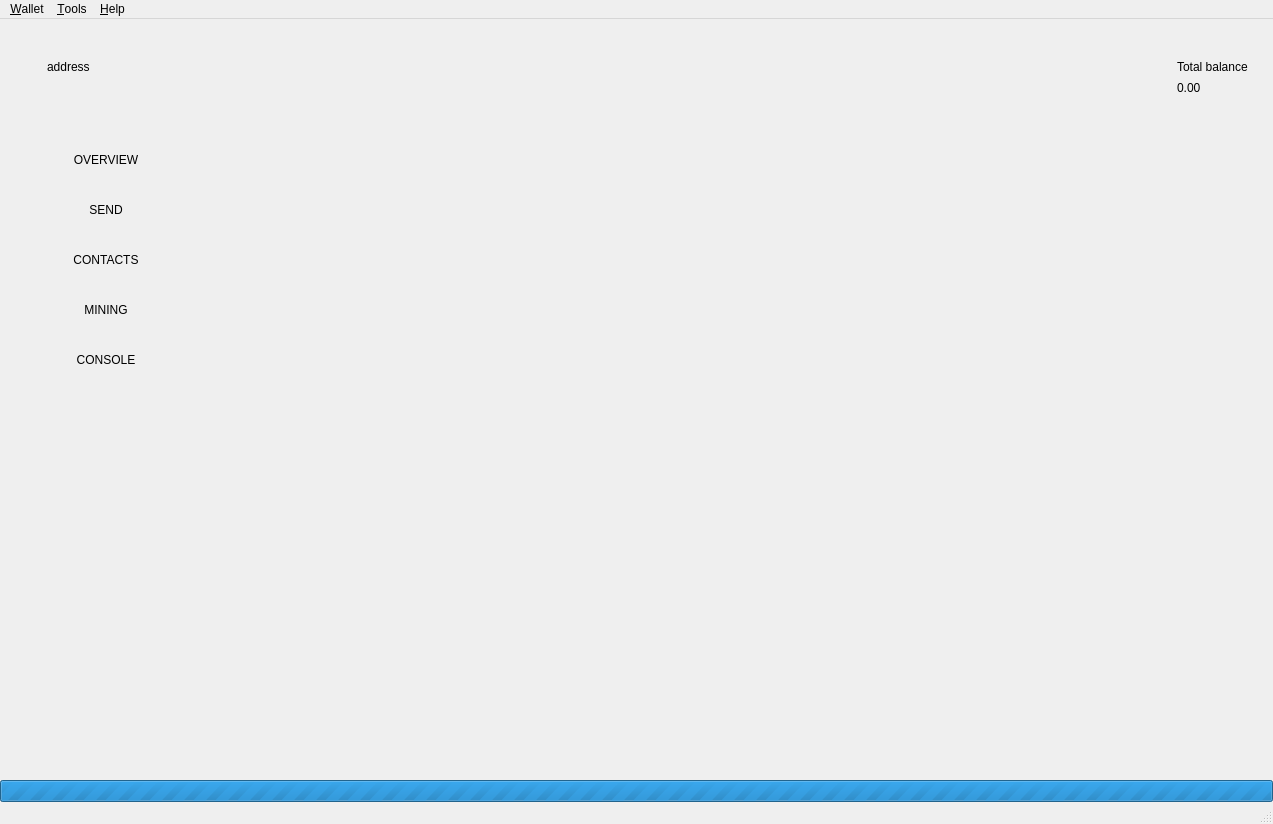
<?xml version="1.0" encoding="UTF-8"?>
<ui version="4.0">
 <class>MainWindow</class>
 <widget class="QMainWindow" name="MainWindow">
  <property name="geometry">
   <rect>
    <x>0</x>
    <y>0</y>
    <width>1273</width>
    <height>824</height>
   </rect>
  </property>
  <property name="sizePolicy">
   <sizepolicy hsizetype="Preferred" vsizetype="Preferred">
    <horstretch>0</horstretch>
    <verstretch>0</verstretch>
   </sizepolicy>
  </property>
  <property name="minimumSize">
   <size>
    <width>800</width>
    <height>540</height>
   </size>
  </property>
  <property name="maximumSize">
   <size>
    <width>16777215</width>
    <height>16777215</height>
   </size>
  </property>
  <property name="windowIcon">
   <iconset>
    <normaloff>:/images/cryptonote</normaloff>:/images/cryptonote</iconset>
  </property>
  <widget class="QWidget" name="centralwidget">
   <layout class="QVBoxLayout" name="verticalLayout_2">
    <property name="spacing">
     <number>0</number>
    </property>
    <property name="leftMargin">
     <number>0</number>
    </property>
    <property name="topMargin">
     <number>0</number>
    </property>
    <property name="rightMargin">
     <number>0</number>
    </property>
    <property name="bottomMargin">
     <number>0</number>
    </property>
    <item>
     <widget class="QFrame" name="m_headerFrame">
      <property name="minimumSize">
       <size>
        <width>0</width>
        <height>116</height>
       </size>
      </property>
      <property name="maximumSize">
       <size>
        <width>16777215</width>
        <height>116</height>
       </size>
      </property>
      <property name="frameShape">
       <enum>QFrame::NoFrame</enum>
      </property>
      <property name="frameShadow">
       <enum>QFrame::Raised</enum>
      </property>
      <layout class="QHBoxLayout" name="horizontalLayout_3">
       <property name="spacing">
        <number>0</number>
       </property>
       <property name="leftMargin">
        <number>0</number>
       </property>
       <property name="topMargin">
        <number>0</number>
       </property>
       <property name="rightMargin">
        <number>25</number>
       </property>
       <property name="bottomMargin">
        <number>0</number>
       </property>
       <item>
        <spacer name="horizontalSpacer_2">
         <property name="orientation">
          <enum>Qt::Horizontal</enum>
         </property>
         <property name="sizeType">
          <enum>QSizePolicy::Fixed</enum>
         </property>
         <property name="sizeHint" stdset="0">
          <size>
           <width>20</width>
           <height>20</height>
          </size>
         </property>
        </spacer>
       </item>
       <item>
        <widget class="QLabel" name="m_logoLabel">
         <property name="text">
          <string/>
         </property>
         <property name="pixmap">
          <pixmap resource="resources.qrc">:/icons/light/logo</pixmap>
         </property>
        </widget>
       </item>
       <item>
        <spacer name="horizontalSpacer_5">
         <property name="orientation">
          <enum>Qt::Horizontal</enum>
         </property>
         <property name="sizeType">
          <enum>QSizePolicy::Fixed</enum>
         </property>
         <property name="sizeHint" stdset="0">
          <size>
           <width>20</width>
           <height>20</height>
          </size>
         </property>
        </spacer>
       </item>
       <item>
        <widget class="QFrame" name="m_walletFrame">
         <property name="frameShape">
          <enum>QFrame::NoFrame</enum>
         </property>
         <property name="frameShadow">
          <enum>QFrame::Raised</enum>
         </property>
         <layout class="QVBoxLayout" name="verticalLayout_3">
          <property name="spacing">
           <number>5</number>
          </property>
          <property name="leftMargin">
           <number>0</number>
          </property>
          <property name="topMargin">
           <number>0</number>
          </property>
          <property name="rightMargin">
           <number>0</number>
          </property>
          <property name="bottomMargin">
           <number>0</number>
          </property>
          <item>
           <spacer name="verticalSpacer_3">
            <property name="orientation">
             <enum>Qt::Vertical</enum>
            </property>
            <property name="sizeType">
             <enum>QSizePolicy::Maximum</enum>
            </property>
            <property name="sizeHint" stdset="0">
             <size>
              <width>20</width>
              <height>40</height>
             </size>
            </property>
           </spacer>
          </item>
          <item>
           <layout class="QVBoxLayout" name="verticalLayout_5">
            <item>
             <widget class="QLabel" name="m_addressLabel">
              <property name="sizePolicy">
               <sizepolicy hsizetype="Preferred" vsizetype="Preferred">
                <horstretch>0</horstretch>
                <verstretch>0</verstretch>
               </sizepolicy>
              </property>
              <property name="cursor">
               <cursorShape>PointingHandCursor</cursorShape>
              </property>
              <property name="text">
               <string>address</string>
              </property>
              <property name="indent">
               <number>0</number>
              </property>
             </widget>
            </item>
            <item>
             <widget class="QLabel" name="m_viewOnlyLabel">
              <property name="text">
               <string/>
              </property>
             </widget>
            </item>
           </layout>
          </item>
          <item>
           <spacer name="verticalSpacer_2">
            <property name="orientation">
             <enum>Qt::Vertical</enum>
            </property>
            <property name="sizeType">
             <enum>QSizePolicy::Maximum</enum>
            </property>
            <property name="sizeHint" stdset="0">
             <size>
              <width>20</width>
              <height>40</height>
             </size>
            </property>
           </spacer>
          </item>
         </layout>
        </widget>
       </item>
       <item>
        <spacer name="horizontalSpacer_3">
         <property name="orientation">
          <enum>Qt::Horizontal</enum>
         </property>
         <property name="sizeType">
          <enum>QSizePolicy::Expanding</enum>
         </property>
         <property name="sizeHint" stdset="0">
          <size>
           <width>34</width>
           <height>20</height>
          </size>
         </property>
        </spacer>
       </item>
       <item>
        <spacer name="horizontalSpacer_8">
         <property name="orientation">
          <enum>Qt::Horizontal</enum>
         </property>
         <property name="sizeType">
          <enum>QSizePolicy::Fixed</enum>
         </property>
         <property name="sizeHint" stdset="0">
          <size>
           <width>34</width>
           <height>20</height>
          </size>
         </property>
        </spacer>
       </item>
       <item>
        <widget class="QLabel" name="m_balanceIconLabel">
         <property name="text">
          <string/>
         </property>
         <property name="pixmap">
          <pixmap resource="resources.qrc">:/icons/total_balance</pixmap>
         </property>
        </widget>
       </item>
       <item>
        <spacer name="horizontalSpacer">
         <property name="orientation">
          <enum>Qt::Horizontal</enum>
         </property>
         <property name="sizeType">
          <enum>QSizePolicy::Fixed</enum>
         </property>
         <property name="sizeHint" stdset="0">
          <size>
           <width>5</width>
           <height>20</height>
          </size>
         </property>
        </spacer>
       </item>
       <item>
        <layout class="QVBoxLayout" name="verticalLayout_6">
         <property name="spacing">
          <number>5</number>
         </property>
         <item>
          <spacer name="verticalSpacer_4">
           <property name="orientation">
            <enum>Qt::Vertical</enum>
           </property>
           <property name="sizeType">
            <enum>QSizePolicy::Maximum</enum>
           </property>
           <property name="sizeHint" stdset="0">
            <size>
             <width>20</width>
             <height>40</height>
            </size>
           </property>
          </spacer>
         </item>
         <item>
          <layout class="QVBoxLayout" name="verticalLayout_4">
           <item>
            <widget class="QLabel" name="m_balanceTextLabel">
             <property name="text">
              <string>Total balance</string>
             </property>
            </widget>
           </item>
           <item>
            <widget class="QLabel" name="m_balanceLabel">
             <property name="cursor">
              <cursorShape>PointingHandCursor</cursorShape>
             </property>
             <property name="toolTip">
              <string>Click to copy</string>
             </property>
             <property name="text">
              <string>0.00</string>
             </property>
            </widget>
           </item>
          </layout>
         </item>
         <item>
          <spacer name="verticalSpacer_5">
           <property name="orientation">
            <enum>Qt::Vertical</enum>
           </property>
           <property name="sizeType">
            <enum>QSizePolicy::Maximum</enum>
           </property>
           <property name="sizeHint" stdset="0">
            <size>
             <width>20</width>
             <height>40</height>
            </size>
           </property>
          </spacer>
         </item>
        </layout>
       </item>
       <item>
        <layout class="QVBoxLayout" name="verticalLayout_7"/>
       </item>
      </layout>
     </widget>
    </item>
    <item>
     <layout class="QHBoxLayout" name="horizontalLayout" stretch="0,0,0,0,0,0">
      <property name="spacing">
       <number>0</number>
      </property>
      <item>
       <widget class="QFrame" name="m_toolFrame">
        <property name="frameShape">
         <enum>QFrame::NoFrame</enum>
        </property>
        <property name="frameShadow">
         <enum>QFrame::Plain</enum>
        </property>
        <property name="lineWidth">
         <number>0</number>
        </property>
        <layout class="QVBoxLayout" name="verticalLayout">
         <property name="spacing">
          <number>0</number>
         </property>
         <property name="leftMargin">
          <number>0</number>
         </property>
         <property name="topMargin">
          <number>0</number>
         </property>
         <property name="rightMargin">
          <number>0</number>
         </property>
         <property name="bottomMargin">
          <number>0</number>
         </property>
         <item>
          <widget class="QPushButton" name="m_overviewButton">
           <property name="sizePolicy">
            <sizepolicy hsizetype="Minimum" vsizetype="Fixed">
             <horstretch>0</horstretch>
             <verstretch>0</verstretch>
            </sizepolicy>
           </property>
           <property name="minimumSize">
            <size>
             <width>90</width>
             <height>50</height>
            </size>
           </property>
           <property name="maximumSize">
            <size>
             <width>16777215</width>
             <height>50</height>
            </size>
           </property>
           <property name="focusPolicy">
            <enum>Qt::NoFocus</enum>
           </property>
           <property name="text">
            <string>OVERVIEW</string>
           </property>
           <property name="checkable">
            <bool>true</bool>
           </property>
           <property name="flat">
            <bool>true</bool>
           </property>
           <attribute name="buttonGroup">
            <string notr="true">m_toolButtonGroup</string>
           </attribute>
          </widget>
         </item>
         <item>
          <widget class="QPushButton" name="m_sendButton">
           <property name="sizePolicy">
            <sizepolicy hsizetype="Minimum" vsizetype="Fixed">
             <horstretch>0</horstretch>
             <verstretch>0</verstretch>
            </sizepolicy>
           </property>
           <property name="minimumSize">
            <size>
             <width>90</width>
             <height>50</height>
            </size>
           </property>
           <property name="maximumSize">
            <size>
             <width>16777215</width>
             <height>50</height>
            </size>
           </property>
           <property name="focusPolicy">
            <enum>Qt::NoFocus</enum>
           </property>
           <property name="text">
            <string>SEND</string>
           </property>
           <property name="checkable">
            <bool>true</bool>
           </property>
           <property name="flat">
            <bool>true</bool>
           </property>
           <attribute name="buttonGroup">
            <string notr="true">m_toolButtonGroup</string>
           </attribute>
          </widget>
         </item>
         <item>
          <widget class="QPushButton" name="m_addressBookButton">
           <property name="enabled">
            <bool>true</bool>
           </property>
           <property name="sizePolicy">
            <sizepolicy hsizetype="Minimum" vsizetype="Fixed">
             <horstretch>0</horstretch>
             <verstretch>0</verstretch>
            </sizepolicy>
           </property>
           <property name="minimumSize">
            <size>
             <width>90</width>
             <height>50</height>
            </size>
           </property>
           <property name="maximumSize">
            <size>
             <width>16777215</width>
             <height>50</height>
            </size>
           </property>
           <property name="focusPolicy">
            <enum>Qt::NoFocus</enum>
           </property>
           <property name="text">
            <string>CONTACTS</string>
           </property>
           <property name="checkable">
            <bool>true</bool>
           </property>
           <property name="flat">
            <bool>true</bool>
           </property>
           <attribute name="buttonGroup">
            <string notr="true">m_toolButtonGroup</string>
           </attribute>
          </widget>
         </item>
         <item>
          <widget class="QPushButton" name="m_miningButton">
           <property name="enabled">
            <bool>true</bool>
           </property>
           <property name="sizePolicy">
            <sizepolicy hsizetype="Minimum" vsizetype="Fixed">
             <horstretch>0</horstretch>
             <verstretch>0</verstretch>
            </sizepolicy>
           </property>
           <property name="minimumSize">
            <size>
             <width>90</width>
             <height>50</height>
            </size>
           </property>
           <property name="maximumSize">
            <size>
             <width>16777215</width>
             <height>50</height>
            </size>
           </property>
           <property name="focusPolicy">
            <enum>Qt::NoFocus</enum>
           </property>
           <property name="text">
            <string>MINING</string>
           </property>
           <property name="checkable">
            <bool>true</bool>
           </property>
           <property name="flat">
            <bool>true</bool>
           </property>
           <attribute name="buttonGroup">
            <string notr="true">m_toolButtonGroup</string>
           </attribute>
          </widget>
         </item>
         <item>
          <widget class="QPushButton" name="m_logButton">
           <property name="enabled">
            <bool>true</bool>
           </property>
           <property name="sizePolicy">
            <sizepolicy hsizetype="Minimum" vsizetype="Fixed">
             <horstretch>0</horstretch>
             <verstretch>0</verstretch>
            </sizepolicy>
           </property>
           <property name="minimumSize">
            <size>
             <width>90</width>
             <height>50</height>
            </size>
           </property>
           <property name="maximumSize">
            <size>
             <width>16777215</width>
             <height>50</height>
            </size>
           </property>
           <property name="focusPolicy">
            <enum>Qt::NoFocus</enum>
           </property>
           <property name="text">
            <string>CONSOLE</string>
           </property>
           <property name="checkable">
            <bool>true</bool>
           </property>
           <property name="flat">
            <bool>true</bool>
           </property>
           <attribute name="buttonGroup">
            <string notr="true">m_toolButtonGroup</string>
           </attribute>
          </widget>
         </item>
         <item>
          <spacer name="verticalSpacer">
           <property name="orientation">
            <enum>Qt::Vertical</enum>
           </property>
           <property name="sizeType">
            <enum>QSizePolicy::Expanding</enum>
           </property>
           <property name="sizeHint" stdset="0">
            <size>
             <width>20</width>
             <height>225</height>
            </size>
           </property>
          </spacer>
         </item>
        </layout>
       </widget>
      </item>
      <item>
       <widget class="WalletGUI::OverviewFrame" name="m_overviewFrame">
        <property name="frameShape">
         <enum>QFrame::NoFrame</enum>
        </property>
        <property name="frameShadow">
         <enum>QFrame::Raised</enum>
        </property>
       </widget>
      </item>
      <item>
       <widget class="WalletGUI::SendFrame" name="m_sendFrame">
        <property name="frameShape">
         <enum>QFrame::NoFrame</enum>
        </property>
        <property name="frameShadow">
         <enum>QFrame::Raised</enum>
        </property>
       </widget>
      </item>
      <item>
       <widget class="WalletGUI::MiningFrame" name="m_miningFrame">
        <property name="frameShape">
         <enum>QFrame::NoFrame</enum>
        </property>
        <property name="frameShadow">
         <enum>QFrame::Raised</enum>
        </property>
       </widget>
      </item>
      <item>
       <widget class="WalletGUI::AddressBookFrame" name="m_addressBookFrame">
        <property name="frameShape">
         <enum>QFrame::NoFrame</enum>
        </property>
        <property name="frameShadow">
         <enum>QFrame::Raised</enum>
        </property>
       </widget>
      </item>
      <item>
       <widget class="WalletGUI::LogFrame" name="m_logFrame">
        <property name="frameShape">
         <enum>QFrame::NoFrame</enum>
        </property>
        <property name="frameShadow">
         <enum>QFrame::Raised</enum>
        </property>
       </widget>
      </item>
     </layout>
    </item>
    <item>
     <widget class="WalletGUI::WalletProgressBar" name="m_syncProgress">
      <property name="maximum">
       <number>0</number>
      </property>
      <property name="value">
       <number>0</number>
      </property>
      <property name="textVisible">
       <bool>false</bool>
      </property>
     </widget>
    </item>
   </layout>
  </widget>
  <widget class="QMenuBar" name="menubar">
   <property name="geometry">
    <rect>
     <x>0</x>
     <y>0</y>
     <width>1273</width>
     <height>19</height>
    </rect>
   </property>
   <widget class="QMenu" name="menuFile">
    <property name="title">
     <string>&amp;Wallet</string>
    </property>
    <addaction name="m_createWalletAction"/>
    <addaction name="m_importKeysAction"/>
    <addaction name="m_openWalletAction"/>
    <addaction name="m_remoteWalletAction"/>
    <addaction name="m_changePasswordAction"/>
    <addaction name="separator"/>
    <addaction name="m_exitAction"/>
   </widget>
   <widget class="QMenu" name="menuHelp">
    <property name="title">
     <string>&amp;Help</string>
    </property>
    <addaction name="m_communityForumAction"/>
    <addaction name="m_aboutCryptonoteAction"/>
    <addaction name="m_aboutQtAction"/>
   </widget>
   <widget class="QMenu" name="menuTools">
    <property name="title">
     <string>&amp;Tools</string>
    </property>
    <addaction name="m_checkProofAction"/>
    <addaction name="m_openDataFolderAction"/>
    <addaction name="m_paramsAction"/>
   </widget>
   <addaction name="menuFile"/>
   <addaction name="menuTools"/>
   <addaction name="menuHelp"/>
  </widget>
  <widget class="WalletGUI::WalletStatusBar" name="statusBar"/>
  <action name="m_exitAction">
   <property name="checkable">
    <bool>false</bool>
   </property>
   <property name="enabled">
    <bool>true</bool>
   </property>
   <property name="text">
    <string>E&amp;xit</string>
   </property>
   <property name="shortcut">
    <string>Ctrl+Q</string>
   </property>
  </action>
  <action name="m_createWalletAction">
   <property name="enabled">
    <bool>true</bool>
   </property>
   <property name="text">
    <string>&amp;Create new wallet</string>
   </property>
  </action>
  <action name="m_openWalletAction">
   <property name="enabled">
    <bool>true</bool>
   </property>
   <property name="text">
    <string>&amp;Open wallet</string>
   </property>
  </action>
  <action name="m_aboutCryptonoteAction">
   <property name="enabled">
    <bool>true</bool>
   </property>
   <property name="text">
    <string>&amp;About Cryptonote</string>
   </property>
  </action>
  <action name="m_aboutQtAction">
   <property name="enabled">
    <bool>true</bool>
   </property>
   <property name="text">
    <string>About &amp;Qt</string>
   </property>
  </action>
  <action name="m_remoteWalletAction">
   <property name="enabled">
    <bool>true</bool>
   </property>
   <property name="text">
    <string>Connect to &amp;remote wallet daemon</string>
   </property>
  </action>
  <action name="m_communityForumAction">
   <property name="text">
    <string>&amp;Official site</string>
   </property>
  </action>
  <action name="m_encryptWalletAction">
   <property name="text">
    <string>&amp;Encrypt wallet</string>
   </property>
  </action>
  <action name="m_changePasswordAction">
   <property name="text">
    <string>C&amp;hange password</string>
   </property>
  </action>
  <action name="m_openDataFolderAction">
   <property name="text">
    <string>Open default data &amp;folder</string>
   </property>
  </action>
  <action name="m_importKeysAction">
   <property name="text">
    <string>Create wallet from &amp;keys</string>
   </property>
  </action>
  <action name="m_checkProofAction">
   <property name="text">
    <string>&amp;Check send proof</string>
   </property>
  </action>
  <action name="m_paramsAction">
   <property name="text">
    <string>Wallet daemon &amp;parameters</string>
   </property>
  </action>
 </widget>
 <customwidgets>
  <customwidget>
   <class>WalletGUI::OverviewFrame</class>
   <extends>QFrame</extends>
   <header>base/overviewframe.h</header>
   <container>1</container>
   <slots>
    <signal>copiedToClipboardSignal()</signal>
    <signal>createProofSignal(QString)</signal>
   </slots>
  </customwidget>
  <customwidget>
   <class>WalletGUI::WalletStatusBar</class>
   <extends>QStatusBar</extends>
   <header>base/statusbar.h</header>
  </customwidget>
  <customwidget>
   <class>WalletGUI::SendFrame</class>
   <extends>QFrame</extends>
   <header>base/sendframe.h</header>
   <container>1</container>
  </customwidget>
  <customwidget>
   <class>WalletGUI::MiningFrame</class>
   <extends>QFrame</extends>
   <header>Miner/MiningFrame.h</header>
   <container>1</container>
  </customwidget>
  <customwidget>
   <class>WalletGUI::WalletProgressBar</class>
   <extends>QProgressBar</extends>
   <header>base/progressbar.h</header>
  </customwidget>
  <customwidget>
   <class>WalletGUI::AddressBookFrame</class>
   <extends>QFrame</extends>
   <header>acc/addressbookframe.h</header>
   <container>1</container>
  </customwidget>
  <customwidget>
   <class>WalletGUI::LogFrame</class>
   <extends>QFrame</extends>
   <header>log/logframe.h</header>
   <container>1</container>
  </customwidget>
 </customwidgets>
 <resources>
  <include location="resources.qrc"/>
 </resources>
 <connections>
  <connection>
   <sender>m_createWalletAction</sender>
   <signal>triggered()</signal>
   <receiver>MainWindow</receiver>
   <slot>createWallet()</slot>
   <hints>
    <hint type="sourcelabel">
     <x>-1</x>
     <y>-1</y>
    </hint>
    <hint type="destinationlabel">
     <x>449</x>
     <y>299</y>
    </hint>
   </hints>
  </connection>
  <connection>
   <sender>m_aboutQtAction</sender>
   <signal>triggered()</signal>
   <receiver>MainWindow</receiver>
   <slot>aboutQt()</slot>
   <hints>
    <hint type="sourcelabel">
     <x>-1</x>
     <y>-1</y>
    </hint>
    <hint type="destinationlabel">
     <x>449</x>
     <y>299</y>
    </hint>
   </hints>
  </connection>
  <connection>
   <sender>m_aboutCryptonoteAction</sender>
   <signal>triggered()</signal>
   <receiver>MainWindow</receiver>
   <slot>about()</slot>
   <hints>
    <hint type="sourcelabel">
     <x>-1</x>
     <y>-1</y>
    </hint>
    <hint type="destinationlabel">
     <x>459</x>
     <y>299</y>
    </hint>
   </hints>
  </connection>
  <connection>
   <sender>m_overviewButton</sender>
   <signal>toggled(bool)</signal>
   <receiver>m_overviewFrame</receiver>
   <slot>setVisible(bool)</slot>
   <hints>
    <hint type="sourcelabel">
     <x>105</x>
     <y>154</y>
    </hint>
    <hint type="destinationlabel">
     <x>634</x>
     <y>588</y>
    </hint>
   </hints>
  </connection>
  <connection>
   <sender>m_sendButton</sender>
   <signal>toggled(bool)</signal>
   <receiver>m_sendFrame</receiver>
   <slot>setVisible(bool)</slot>
   <hints>
    <hint type="sourcelabel">
     <x>212</x>
     <y>178</y>
    </hint>
    <hint type="destinationlabel">
     <x>953</x>
     <y>596</y>
    </hint>
   </hints>
  </connection>
  <connection>
   <sender>m_miningButton</sender>
   <signal>toggled(bool)</signal>
   <receiver>m_miningFrame</receiver>
   <slot>setVisible(bool)</slot>
   <hints>
    <hint type="sourcelabel">
     <x>159</x>
     <y>282</y>
    </hint>
    <hint type="destinationlabel">
     <x>1112</x>
     <y>456</y>
    </hint>
   </hints>
  </connection>
  <connection>
   <sender>m_addressBookButton</sender>
   <signal>toggled(bool)</signal>
   <receiver>m_addressBookFrame</receiver>
   <slot>setVisible(bool)</slot>
   <hints>
    <hint type="sourcelabel">
     <x>159</x>
     <y>230</y>
    </hint>
    <hint type="destinationlabel">
     <x>1144</x>
     <y>456</y>
    </hint>
   </hints>
  </connection>
  <connection>
   <sender>m_changePasswordAction</sender>
   <signal>triggered()</signal>
   <receiver>MainWindow</receiver>
   <slot>encryptWallet()</slot>
   <hints>
    <hint type="sourcelabel">
     <x>-1</x>
     <y>-1</y>
    </hint>
    <hint type="destinationlabel">
     <x>636</x>
     <y>411</y>
    </hint>
   </hints>
  </connection>
  <connection>
   <sender>m_openWalletAction</sender>
   <signal>triggered()</signal>
   <receiver>MainWindow</receiver>
   <slot>openWallet()</slot>
   <hints>
    <hint type="sourcelabel">
     <x>-1</x>
     <y>-1</y>
    </hint>
    <hint type="destinationlabel">
     <x>636</x>
     <y>411</y>
    </hint>
   </hints>
  </connection>
  <connection>
   <sender>m_remoteWalletAction</sender>
   <signal>triggered()</signal>
   <receiver>MainWindow</receiver>
   <slot>remoteWallet()</slot>
   <hints>
    <hint type="sourcelabel">
     <x>-1</x>
     <y>-1</y>
    </hint>
    <hint type="destinationlabel">
     <x>636</x>
     <y>411</y>
    </hint>
   </hints>
  </connection>
  <connection>
   <sender>m_communityForumAction</sender>
   <signal>triggered()</signal>
   <receiver>MainWindow</receiver>
   <slot>communityForumTriggered()</slot>
   <hints>
    <hint type="sourcelabel">
     <x>-1</x>
     <y>-1</y>
    </hint>
    <hint type="destinationlabel">
     <x>636</x>
     <y>411</y>
    </hint>
   </hints>
  </connection>
  <connection>
   <sender>m_overviewFrame</sender>
   <signal>copiedToClipboardSignal()</signal>
   <receiver>MainWindow</receiver>
   <slot>copiedToClipboard()</slot>
   <hints>
    <hint type="sourcelabel">
     <x>381</x>
     <y>456</y>
    </hint>
    <hint type="destinationlabel">
     <x>636</x>
     <y>411</y>
    </hint>
   </hints>
  </connection>
  <connection>
   <sender>m_openDataFolderAction</sender>
   <signal>triggered()</signal>
   <receiver>MainWindow</receiver>
   <slot>openDataFolder()</slot>
   <hints>
    <hint type="sourcelabel">
     <x>-1</x>
     <y>-1</y>
    </hint>
    <hint type="destinationlabel">
     <x>636</x>
     <y>411</y>
    </hint>
   </hints>
  </connection>
  <connection>
   <sender>m_logButton</sender>
   <signal>toggled(bool)</signal>
   <receiver>m_logFrame</receiver>
   <slot>setVisible(bool)</slot>
   <hints>
    <hint type="sourcelabel">
     <x>106</x>
     <y>397</y>
    </hint>
    <hint type="destinationlabel">
     <x>1165</x>
     <y>456</y>
    </hint>
   </hints>
  </connection>
  <connection>
   <sender>m_importKeysAction</sender>
   <signal>triggered()</signal>
   <receiver>MainWindow</receiver>
   <slot>importKeys()</slot>
   <hints>
    <hint type="sourcelabel">
     <x>-1</x>
     <y>-1</y>
    </hint>
    <hint type="destinationlabel">
     <x>636</x>
     <y>411</y>
    </hint>
   </hints>
  </connection>
  <connection>
   <sender>m_overviewFrame</sender>
   <signal>createProofSignal(QString)</signal>
   <receiver>MainWindow</receiver>
   <slot>createProof(QString)</slot>
   <hints>
    <hint type="sourcelabel">
     <x>318</x>
     <y>456</y>
    </hint>
    <hint type="destinationlabel">
     <x>636</x>
     <y>411</y>
    </hint>
   </hints>
  </connection>
  <connection>
   <sender>m_checkProofAction</sender>
   <signal>triggered()</signal>
   <receiver>MainWindow</receiver>
   <slot>checkProof()</slot>
   <hints>
    <hint type="sourcelabel">
     <x>-1</x>
     <y>-1</y>
    </hint>
    <hint type="destinationlabel">
     <x>636</x>
     <y>411</y>
    </hint>
   </hints>
  </connection>
  <connection>
   <sender>m_paramsAction</sender>
   <signal>triggered()</signal>
   <receiver>MainWindow</receiver>
   <slot>showWalletdParams()</slot>
   <hints>
    <hint type="sourcelabel">
     <x>-1</x>
     <y>-1</y>
    </hint>
    <hint type="destinationlabel">
     <x>636</x>
     <y>411</y>
    </hint>
   </hints>
  </connection>
 </connections>
 <slots>
  <slot>aboutQt()</slot>
  <slot>showLog()</slot>
  <slot>about()</slot>
  <slot>copyAddress()</slot>
  <slot>setStartOnLoginEnabled(bool)</slot>
  <slot>setMinimizeToTrayEnabled(bool)</slot>
  <slot>setCloseToTrayEnabled(bool)</slot>
  <slot>communityForumTriggered()</slot>
  <slot>showConsole()</slot>
  <slot>encryptWallet()</slot>
  <slot>openWallet()</slot>
  <slot>createWallet()</slot>
  <slot>remoteWallet()</slot>
  <slot>copiedToClipboard()</slot>
  <slot>openDataFolder()</slot>
  <slot>importKeys()</slot>
  <slot>createProof(QString)</slot>
  <slot>checkProof()</slot>
  <slot>showWalletdParams()</slot>
 </slots>
 <buttongroups>
  <buttongroup name="m_toolButtonGroup">
   <property name="exclusive">
    <bool>true</bool>
   </property>
  </buttongroup>
 </buttongroups>
</ui>
